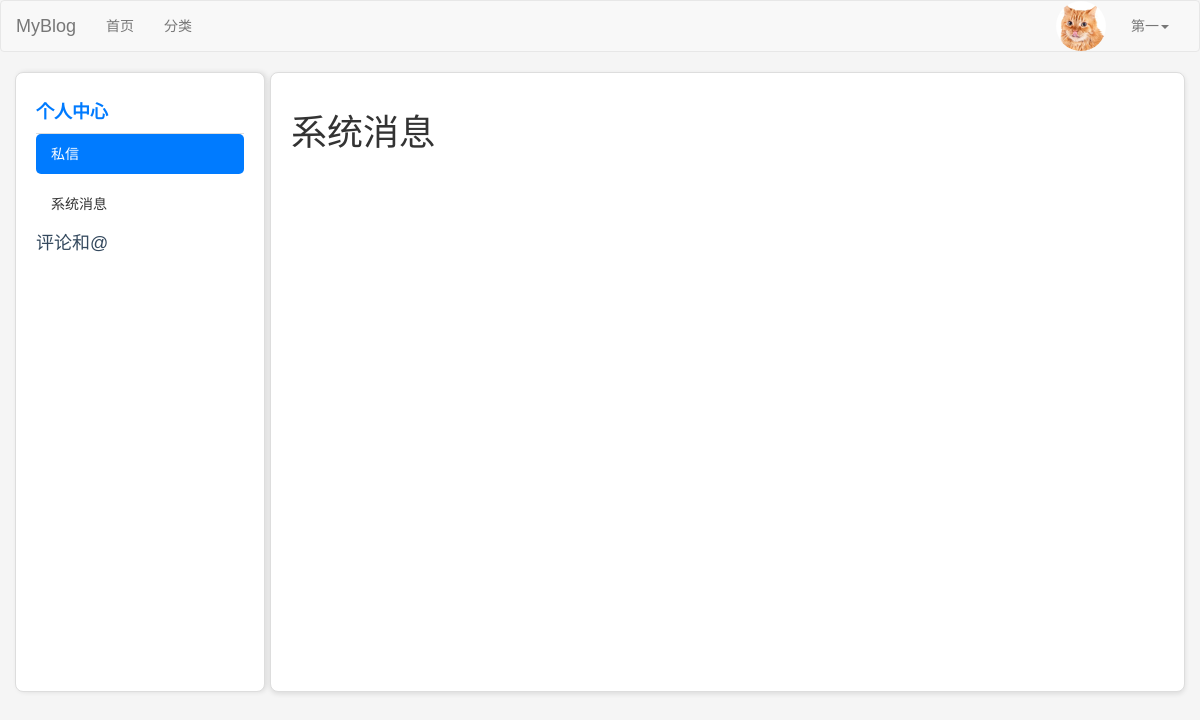
Page /users/system_messages/ (signed in) on the earlier database version.
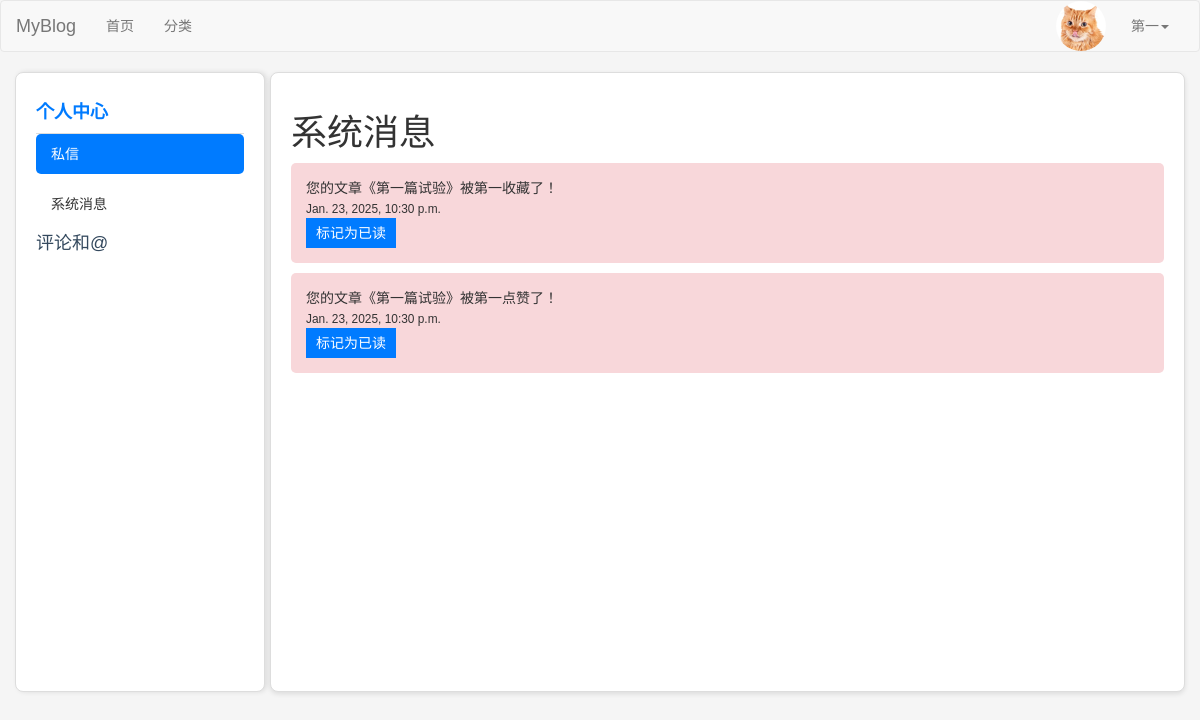
Same page on the later database version.
### users/models.py (models this page shows, shortened)
class UserProfile(models.Model):
    USER_GENDER_TYPE = (
        ('male','男'),
        ('female','女'),
    )
    owner = models.OneToOneField(User, on_delete=models.CASCADE, verbose_name='用户')
    nickname=models.CharField(verbose_name='昵称',max_length=23,blank=True,null=True)
    birthday=models.DateTimeField(verbose_name='生日',blank=True,null=True)
    gender=models.CharField(verbose_name='性别', choices=USER_GENDER_TYPE,max_length=6,default='male')
    image=models.ImageField(verbose_name='用户头像',upload_to=user_avatar_upload_to,default='image/default.jpg',max_length=255)
    desc=models.TextField(verbose_name='个人简介',max_length=200,blank=True,default='')
    signature=models.CharField(verbose_name='个性签名',max_length=50,blank=True,default='')

class SystemMessage(models.Model):
    content = models.TextField(verbose_name="消息内容")
    sent_at = models.DateTimeField(auto_now_add=True, verbose_name="发送时间")
    is_read = models.BooleanField(default=False, verbose_name="是否已读")
    recipient = models.ForeignKey(User, related_name='system_messages', on_delete=models.CASCADE,
                                  verbose_name="接收用户")
    class Meta:
        verbose_name = "系统消息"
        verbose_name_plural = "系统消息"
        ordering = ['-sent_at']  # 按发送时间倒序排列

### users/views/users.py (the view)
# urls.py: path('system_messages/', users.system_message_page, name='system_message'),
@login_required
def system_message_page(request):
    system_messages = SystemMessage.objects.filter(recipient=request.user).order_by('-sent_at')
    context = {
        'system_messages': system_messages,
        'active_menu': 'message',
        'active_link': 'message'
    }
    return render(request, 'users/system_message_page.html', context)

### users/templates/users/system_message_page.html (shortened to what this page needs)
{% extends 'layout/message.html' %}
{% block user_content %}
    <h1>系统消息</h1>
    <div class="system-message-list">
        {% for message in system_messages %}
            <div class="system-message-item{% if not message.is_read %} unread{% endif %}">
                <div class="message-content">
                    <p>{{ message.content }}</p>
                    <small>{{ message.sent_at }}</small>
                </div>
                {% if not message.is_read %}
                    <button onclick="mark_as_read({{ message.id }})">标记为已读</button>
                {% endif %}
            </div>
        {% endfor %}
    </div>
{% endblock %}

### users/templates/layout/message.html (shortened to what this page needs)
{% extends 'layout/basic.html' %}
{% load static %}
{% block css %}
    <link rel="stylesheet" href="{% static 'css/user.css' %}">
{% endblock %}
{% block content %}
    <div class="container">
    <div class="sidebar">
            <h3 id="message-header" onclick="toggleSubmenu('message')"
                class="{% if active_menu == 'message' %}active{% endif %}">个人中心</h3>
            <ul id="message" class="submenu{% if active_menu == 'message' %} active{% endif %}">
                <li><a href="{% url 'users:message_page' %}"
                       class="{% if active_link == 'message' %}active-link{% endif %}">私信</a></li>
                <li><a href="{% url 'users:system_message' %}"
                       class="{% if active_link == 'system-message' %}active-link{% endif %}">系统消息</a></li>
            </ul>
            <h3 id="comment-header" onclick="toggleSubmenu('comment')"
                class="{% if active_menu == 'content-manage' %}active{% endif %}">评论和@</h3>
        </div>
        <div class="content-wrapper">
            {% block user_content %}{% endblock %}
        </div>
    </div>
{% endblock %}

### users/templates/layout/basic.html (shortened to what this page needs)
{% load static %}
<!DOCTYPE html>
<html lang="en">
<head>
    <link rel="stylesheet" href="{% static 'plugin/bootstrap/css/bootstrap.css' %}">
    <link rel="stylesheet" href="{% static 'plugin/font-awesome/css/font-awesome.min.css' %}">
    {% block css %}{% endblock %}
</head>
<body>
<nav class="navbar navbar-default">
    <div class="container-fluid">
        <div class="navbar-header">
            <a class="navbar-brand" href="#">MyBlog</a>
        </div>
        <div class="collapse navbar-collapse" id="bs-example-navbar-collapse-1">
            <ul class="nav navbar-nav">
                <li><a href="{% url 'blog:index' %}">首页<span class="sr-only">(current)</span></a></li>
                <li><a href="{% url 'blog:category_list' %}">分类</a></li>
            </ul>
            <ul class="nav navbar-nav navbar-right">
    {% if request.user.is_authenticated %}
        <li class="user-avatar">
            <img src="{{ request.user.userprofile.image.url }}" alt="User Avatar" class="avatar-img">
        </li>
        <li class="dropdown">
            <a href="#" class="dropdown-toggle" data-toggle="dropdown" role="button" aria-haspopup="true"
               aria-expanded="false">
               {{ request.user.username }}<span class="caret"></span>
            </a>
        </li>
    {% else %}
        <li><a href="{% url 'users:login' %}">登录</a></li>
        <li><a href="{% url 'users:register' %}" target="_blank">注册</a></li>
    {% endif %}
</ul>
        </div>
    </div>
</nav>
{% block content %}{% endblock %}
</body>
</html>

### static/css/user.css (style rules this page uses)
body { font-family: Arial, sans-serif; margin: 0; padding: 0; background-color: #f9f9f9; }
.container { display: flex; }
.sidebar { width: 220px; background-color: #ffffff; padding: 15px 10px; height: auto; border: 1px solid #ddd; border-radius: 8px; box-shadow: 0 2px 4px rgba(0, 0, 0, 0.1); margin: 20px; }
.sidebar h3 { margin-bottom: 10px; font-size: 16px; color: #34495e; cursor: pointer; }
.sidebar ul { list-style: none; padding: 0; margin: 0; }
.sidebar ul li { margin-bottom: 10px; }
.sidebar ul li a { text-decoration: none; color: #34495e; font-size: 14px; padding: 10px; display: block; border-radius: 4px; }
.submenu { display: none; margin-left: 10px; }
.submenu.active { display: block; }

### users/templates/layout/message.html (style rules this page uses)
body { font-family: 'Arial', sans-serif; background-color: #f5f5f5; margin: 0; padding: 0; }
.container { display: flex; flex-direction: row; padding: 0; }
.sidebar { width: 250px; background-color: #ffffff; padding: 20px; box-shadow: 2px 0 5px rgba(0, 0, 0, 0.1); height: 620px; overflow-y: auto; border-right: 1px solid #ddd; flex-shrink: 0; margin: 0; }
.sidebar h3 { margin: 10px 0; font-size: 18px; cursor: pointer; }
.sidebar h3.active { color: #007bff; font-weight: bold; }
.sidebar ul { margin: 10px 0; padding: 0; list-style: none; border-top: 1px solid #ddd; }
.sidebar ul.submenu li a { display: block; padding: 10px 15px; color: #333; text-decoration: none; border-radius: 5px; transition: all 0.3s ease; }
.sidebar ul.submenu li a:hover, .sidebar ul.submenu li a.active-link { background-color: #007bff; color: #fff; }
.content-wrapper { flex-grow: 1; margin-left: 5px; padding: 20px; background-color: #ffffff; border: 1px solid #ddd; border-radius: 8px; box-shadow: 0 2px 5px rgba(0, 0, 0, 0.1); animation: fadeIn 0.3s ease-in-out; width: 500px; }

### users/templates/layout/basic.html (style rules this page uses)
.user-avatar { display: inline-block; vertical-align: middle; margin-right: 10px; }
.avatar-img { width: 50px; height: 50px; border-radius: 50%; object-fit: cover; }

### users/templates/users/system_message_page.html (style rules this page uses)
.system-message-item { padding: 15px; background-color: #f9f9f9; margin-bottom: 10px; border-radius: 5px; }
.system-message-item.unread { background-color: #f8d7da; }
.message-content p { margin: 0; }
button { padding: 5px 10px; background-color: #007bff; color: white; border: none; cursor: pointer; }

Differences in the rows shown:
added SystemMessage: content "您的文章《第一篇试验》被第一收藏了！", sent_at "Jan. 23, 2025, 10:30 p.m."
added SystemMessage: content "您的文章《第一篇试验》被第一点赞了！", sent_at "Jan. 23, 2025, 10:30 p.m."
